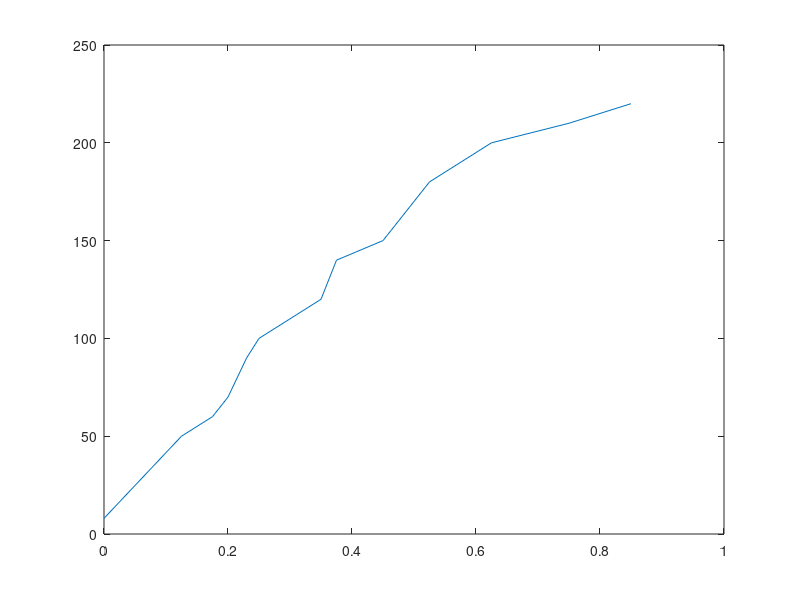

The MATLAB script that drew this image:
x = [0 0.125 0.175 0.20 0.23 0.25 0.30 0.35 0.375 0.45 0.525 0.625 0.75 0.85]
y = [8 50 60 70 90 100 110 120 140 150 180 200 210 220]
plot(x,y)
